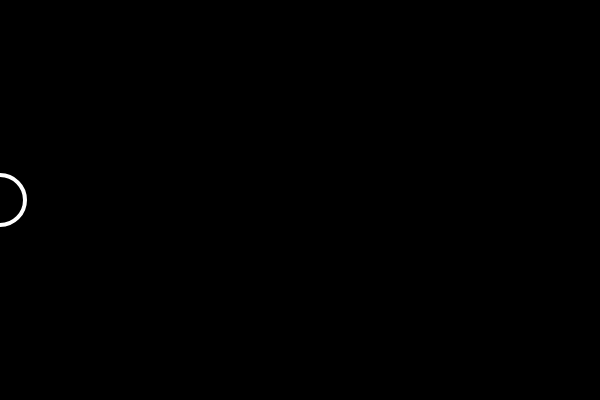
Frame 1 (no input)
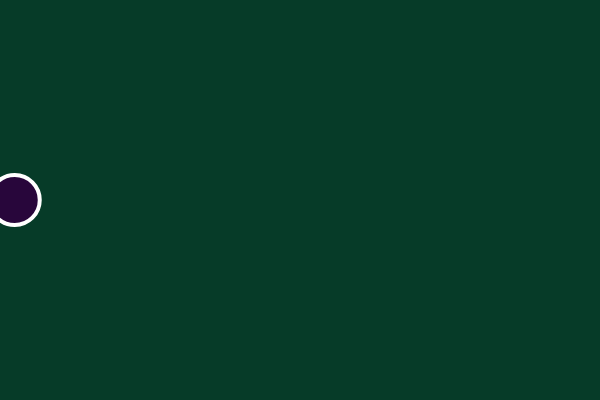
Frame 60 (no input)
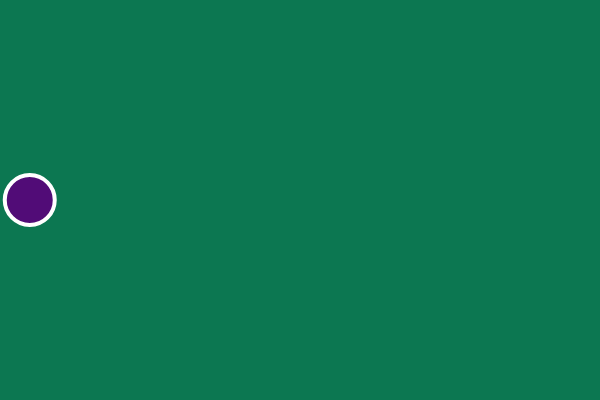
Frame 120 (the mouse pressed at the canvas centre since frame 60)

The p5.js sketch that drew these frames (run headless with seeded random() and noise() and a simulated clock; from frame 60 on, the mouse is pressed at the canvas centre):

// p5.js sketch
// ── sketch.js
  var moveX = 0;
  var r = 0;
  var g = 0;
  var b = 0;

  function setup() {
    createCanvas(600, 400);
  }

  function draw() {
    // Draw a circle where the mouse is
    background(r, g, b);
    stroke(255);
    strokeWeight(4);
    fill(b, r, g);
    ellipse(moveX, 200, 50, 50);
    moveX = moveX + 0.25;
    r = r + 0.1;
    g = g + 1;
    b = b + 0.6789;
    // println(r);
  }

  function mousePressed() {
    //moveX = moveX + 5;
  }
